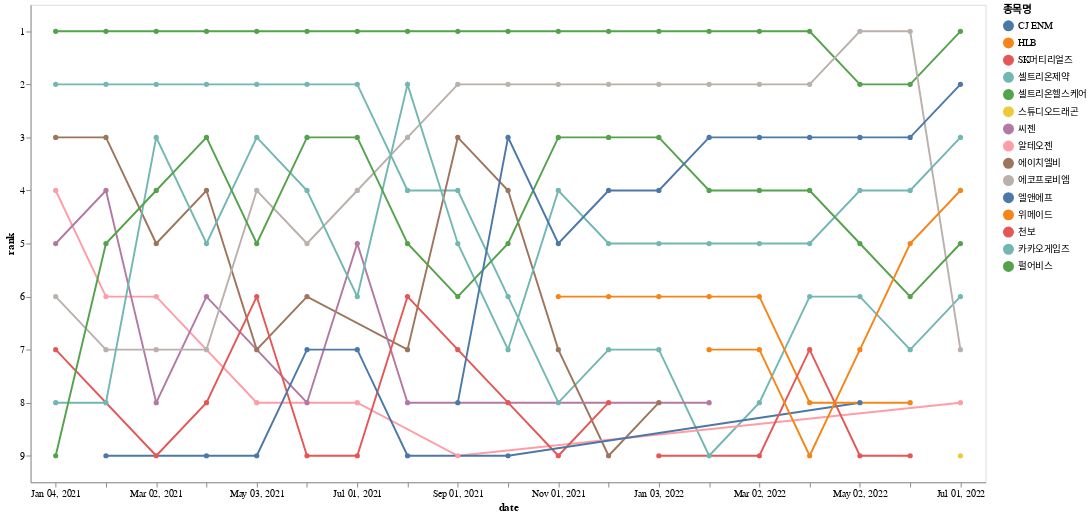

Notebook cell for this chart:
### Code cell
import altair as alt
import pandas as pd
from colour import Color

source = t_df
len = t_df['종목명'].nunique()

red = Color("red")
colors = list(red.range_to(Color("green"),len))

alt.Chart(source).mark_line(point = True).encode(
    x = alt.X("date:O", timeUnit="yearmonthdate", title="date"),
    y="rank:O",
    color=alt.Color("종목명")
).transform_window(
    rank="rank()",
    sort=[alt.SortField("순위", order="ascending")],
    groupby=["date"]
).properties(
    width=1000,
    height=500,
)

### Figure 1 — Vega-Lite specification as saved in the notebook (floating-point values rounded to 4 significant figures; data arrays with more than 128 entries replaced by an {"elided": "..."} marker saying what was removed)
{"config": {"view": {"continuousWidth": 400, "continuousHeight": 300}}, "data": {"name": "data-31f38c907fd058eafe92fe7282b344e5"}, "mark": {"type": "line", "point": true}, "encoding": {"color": {"field": "종목명", "type": "nominal"}, "x": {"field": "date", "timeUnit": "yearmonthdate", "title": "date", "type": "ordinal"}, "y": {"field": "rank", "type": "ordinal"}}, "height": 500, "transform": [{"window": [{"op": "rank", "field": "", "as": "rank"}], "groupby": ["date"], "sort": [{"field": "순위", "order": "ascending"}]}], "width": 1000, "$schema": "https://vega.github.io/schema/vega-lite/v4.17.0.json", "datasets": {"data-31f38c907fd058eafe92fe7282b344e5": {"elided": "171 records"}}}
